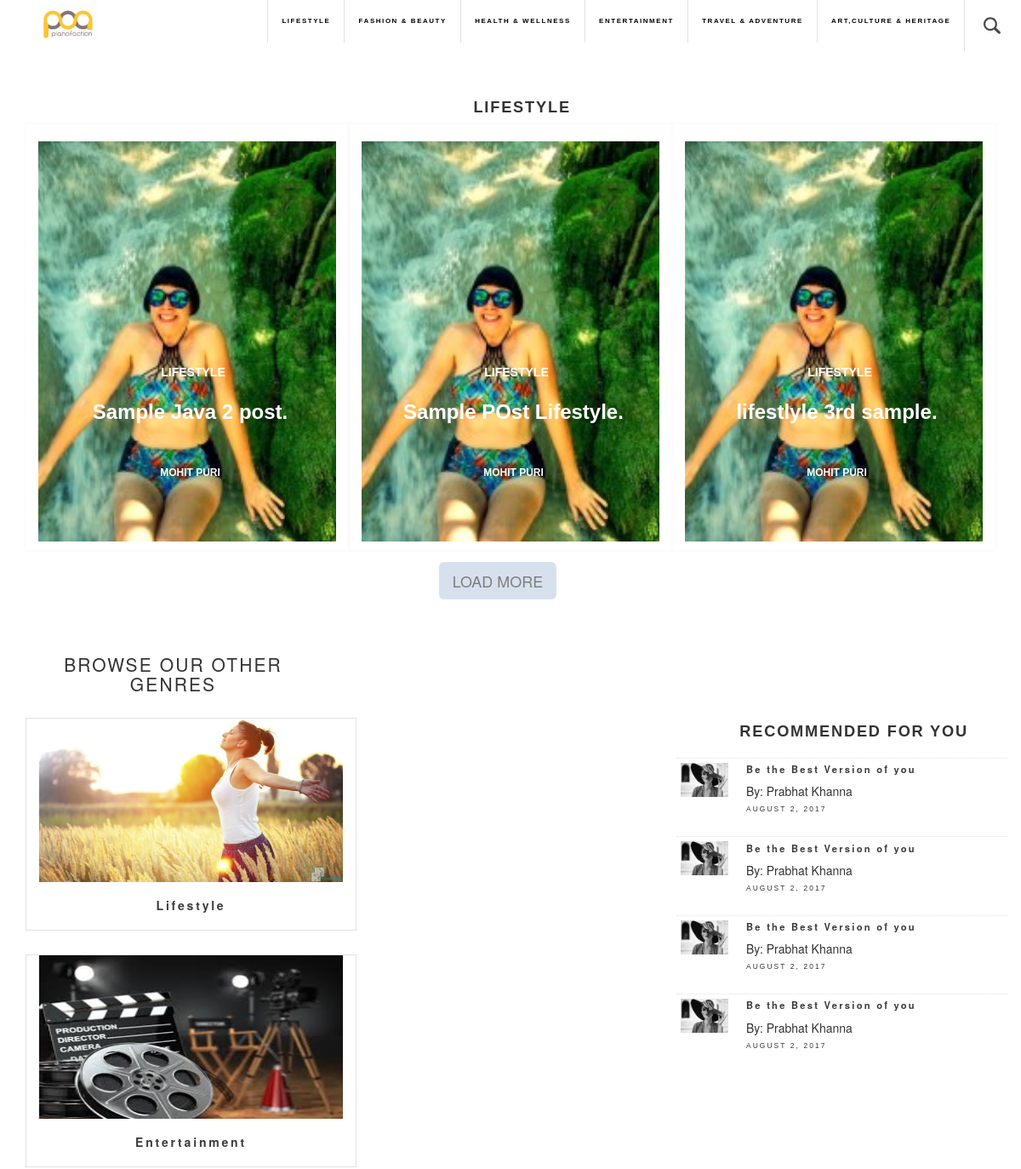
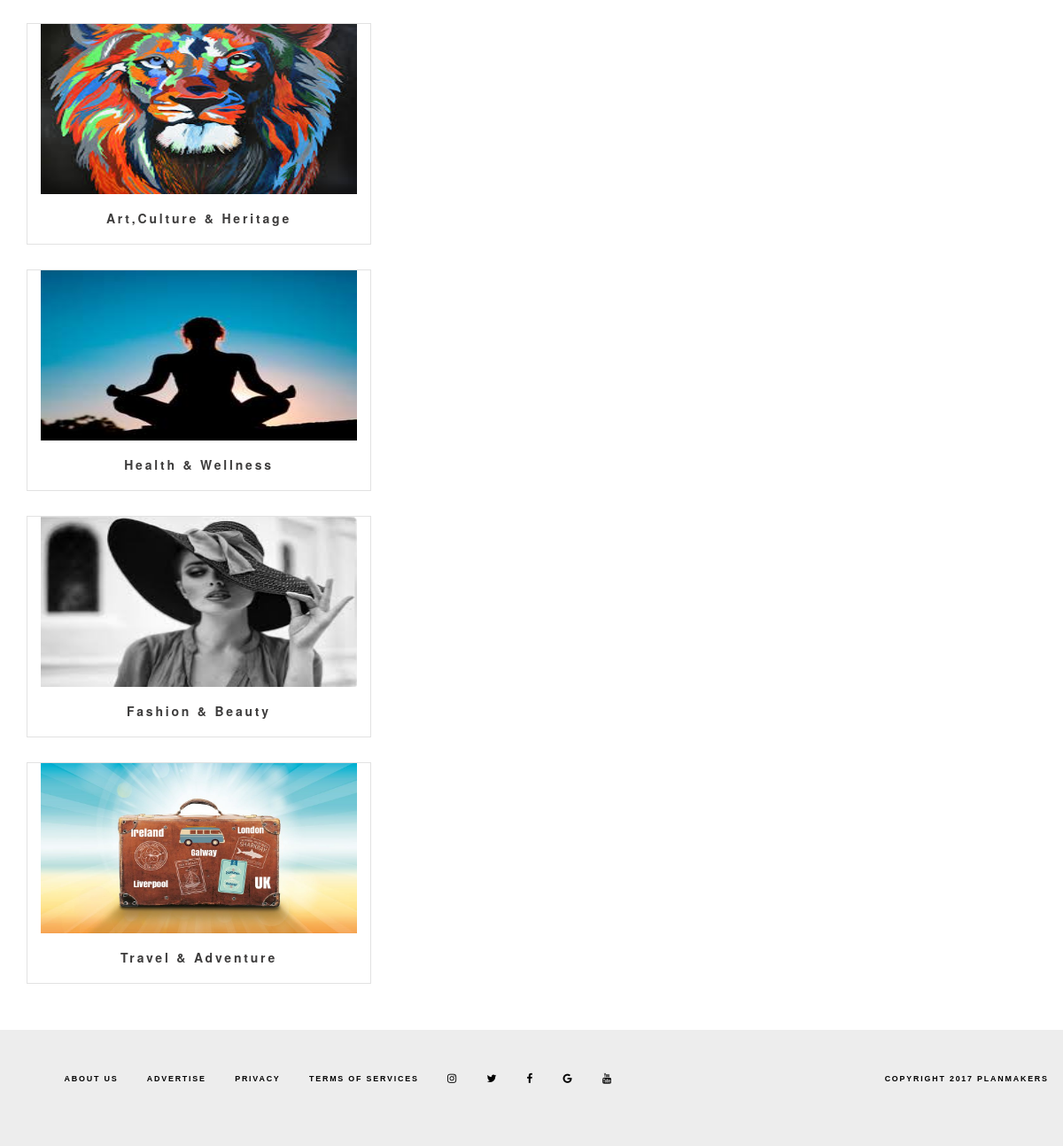
Page /category.php?cat=LIFESTYLE on the committed database (2 pictures, top to bottom).
### tables this page shows
CREATE TABLE `categories` (
  `catid` int(11) NOT NULL,
  `catname` varchar(100) NOT NULL
);

CREATE TABLE `posts` (
  `id` int(11) NOT NULL,
  `title` varchar(300) NOT NULL,
  `category` varchar(100) NOT NULL,
  `date` varchar(100) NOT NULL,
  `body` longtext NOT NULL,
  `author` varchar(200) NOT NULL,
  `imgname` varchar(400) NOT NULL
);

### category.php (the view, shortened to what this page needs)
<?php
include("connections/connections.php");
if(isset($_GET['cat'])){
  $s=str_replace("_and_", " & ",$_GET['cat']);
$query="SELECT * FROM posts WHERE category='$s'";
}
?><!DOCTYPE html>
<html lang="en">
<head>
    <link href="css/blog.css" rel="stylesheet">
<link rel="stylesheet" type="text/css" href="//netdna.bootstrapcdn.com/bootstrap/3.1.1/css/bootstrap.min.css">
  <link rel="stylesheet" href="https://cdnjs.cloudflare.com/ajax/libs/font-awesome/4.7.0/css/font-awesome.min.css">
</head>
<body>
  <div id="category">
     <?php include("menu.php");?>
    <br>
    <br>
    <br>
    <div class="container" id="content">
         <br>
 <h1 style="text-align:center"><?php echo $s;?></h1>
         <?php
$result1=mysqli_query($connect,$query);
        while ($row = mysqli_fetch_assoc($result1)){
          ?>
    <div class='pro_part col-xs-12 col-sm-6 col-md-4 col-lg-4'>
    <?php if(isset($row['imgname'])){
                if($row['imgname']=="no")
                    $img="img/poa.jpg";
                else
                $img ="img/".$row['imgname'];
            ?>
      <div class='h1' id='try' style='background-image: url("<?php echo $img;?>");
background-position: center;background-size:cover;'><a href='post.php'></a><?php }?>
<div class='h2'>
          <div class='fl'><span><a href="post.php?pid=<?php echo $row['id'];?>">  <?php echo $row['category'];?></a></span></div><br>
<div class='f2'><span><a href="post.php?pid=<?php echo $row['id'];?>">  <?php echo $row['title'];?>.</a></span></div><br>
          <div class='f3'><span><a href="post.php?pid=<?php echo $row['id'];?>"> <?php echo $row['author'];?></a></span></div>  </div>
      </div>
    </div>
<?php
}            ?>
        <div class="row load">
            <div class="col-xs-12 col-sm-12 col-lg-4 col-md-4 col-lg-offset-4 col-md-offset-4"> <a href="#" class="btn btn-lg btn-success">LOAD MORE</a></div></div>
        <div class="row">
            <div id="left-wrapper" class="col-xs-12 col-sm-12 col-lg-8 col-md-8">
                <section id="right">
                    <div class="mini-posts">
                        <h2 id="heading">Browse Our Other Genres</h2><br/>
                        <article class="mini-post col-xs-12 col-sm-12 col-lg-6 col-md-6">
                            <header>
                                <h3><a href="" id="genre">Lifestyle</a></h3>
                            </header>
                            <a href="" class="image"><img src="img/lifestyle.jpg" alt="" /></a>
                        </article>
                        <article class="mini-post col-xs-12 col-sm-12 col-lg-6 col-md-6">
                            <header>
                                <h3><a href="" id="genre">Entertainment</a></h3>
                            </header>
                            <a href="" class="image"><img src="img/enter.jpg" alt="" /></a>
                        </article>
                        <article class="mini-post col-xs-12 col-sm-12 col-lg-6 col-md-6">
                            <header>
                                <h3><a href="" id="genre">Art,Culture &amp; Heritage</a></h3>
                            </header>
                            <a href="" class="image"><img src="img/art.jpg" alt="" /></a>
                        </article>
                        <article class="mini-post col-xs-12 col-sm-12 col-lg-6 col-md-6">
                            <header>
                                <h3><a href="" id="genre">Health &amp; Wellness</a></h3>
                            </header>
                            <a href="" class="image"><img src="img/health.jpg" alt="" /></a>
                        </article>
                        <article class="mini-post col-xs-12 col-sm-12 col-lg-6 col-md-6">
                            <header>
                                <h3><a href="" id="genre">Fashion &amp; Beauty</a></h3>
                            </header>
                            <a href="" class="image"><img src="img/fashion2.jpg" alt="" /></a>
                        </article>
                        <article class="mini-post col-sm-12 col-xs-12 col-lg-6 col-md-6">
                            <header>
                                <h3><a href="" id="genre">Travel &amp; Adventure</a></h3>
                            </header>
                            <a href="" class="image"><img src="img/travel2.jpg" alt="" /></a>
                        </article>
                    </div>
                </section>
            </div>
            <div id="right-wrapper" class="col-xs-12 col-sm-12 col-lg-4 col-md-4">
                <section id="right" class="row">
                    <div>
                        <br>
                        <ul class="posts col-xs-12 col-sm-12 col-lg-12 col-md-12">
                            <h1 id="heading">Recommended for you</h1>
                            <?php
                            $p=0;
                            while($p<4)
                            {
                                echo"<li style='padding:5px;'>
										<article>
											<header>
												<h3><a href='#' id='genre'>Be the Best Version of you</a></h3>
												<p>By: Prabhat Khanna</p>
												<time class='published' datetime='2017-08-2'>August 2, 2017</time>
											</header>
											<a href='#' class='image'><img src='img/fashion2.jpg' alt='' /></a>
										</article>
									</li>";
                                $p++;
                            }
                        ?>
                        </ul>
                    </div>
                </section>
            </div>
        </div>
    </div>
                    </div>

### menu.php (shortened to what this page needs)
<?php
include("connections/connections.php");
$query1="SELECT * FROM categories";
 $result1 = mysqli_query($connect,$query1);
?>
<html>
<head>
</head>
<body style="overflow-x:hidden">
        <div id="header">
            <nav class="navbar navbar-fixed-top links my-navbar " role="navigation">
                <div class="container">
                    <div class="navbar-header">
                        <a class="navbar-left" href="#" id="logo" style="float:left"><img src="img/logo.jpg" alt="" class="img-responsive"></a>
                    </div>
                    <div class="collapse navbar-collapse" id="bs-example-navbar-collapse-1">
                        <ul class="nav navbar-nav navbar-right">
<?php  while ($row = mysqli_fetch_assoc($result1)) {
?>
                            <li class="resp-text"><a href="category.php?cat=<?php echo(str_replace(" & ","_and_",$row['catname']));?>"><?php echo(str_replace("_and_", " & ",$row['catname'])); ?></a></li>
<?php }?>
                            <li class="resp-text" id="sbox">
                                <center class="">
                                    <form action="" style="">
                                        <p class="expandSearch">
                                            <a href="#">
                                            </a>
                                        </p>
                                    </form>
                                </center>
                            </li>
                        </ul>
                    </div>
                </div>
            </nav>
        </div>
    </html>

### menu.php (style rules this page uses)
.resp-text { font-size: 0.85em; }
@media screen and (max-width: 1360px) and (min-width: 1200px) { .resp-text { font-size: 0.81em; } }
@media screen and (max-width: 1360px) and (min-width: 1200px) { .foo-text { font-size: 0.85em; } }

### rows in the picture
categories: catname "LIFESTYLE"
categories: catname "FASHION & BEAUTY"
categories: catname "HEALTH & WELLNESS"
categories: catname "ENTERTAINMENT"
categories: catname "TRAVEL & ADVENTURE"
categories: catname "ART,CULTURE & HERITAGE"
posts: category "LIFESTYLE", title "Sample Java 2 post", author "MOHIT PURI"
posts: category "LIFESTYLE", title "Sample POst Lifestyle", author "MOHIT PURI"
posts: category "LIFESTYLE", title "lifestlyle 3rd sample", author "MOHIT PURI"

### other values in the picture
$s "LIFESTYLE"
